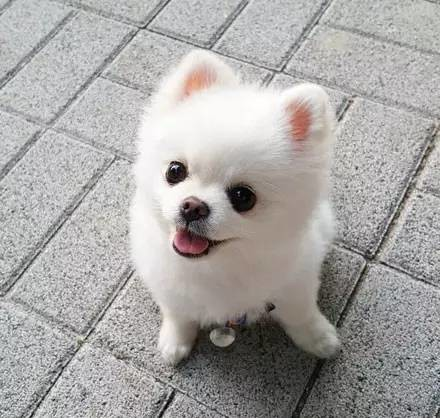
#> input picture image/dogcopy2.jpg, 440 x 418 px; the run also reads 1 picture not shown here
$ python test-026.py
#> lines starting #> are read from the running program, lines starting #| are printed output that depends on the picture
#!/usr/bin/env python
# _*_ coding: utf-8 _*_
# @Time : 2021/1/13 17:46
# @Author : Edison
# @Version：V 0.1
# @File : test-026.py
# @desc :用Python处理图像
print('-' * 20, '用Pillow处理图像', '-' * 20)
from PIL import Image

# 1.读取和显示图像
# 读取图像获取image对象
image = Image.open('./image/dogcopy2.jpg')
#> image is the input picture: PIL image 440x418 RGB; mean R, G, B 168.6, 166.4, 164.8
# 通过image对象的format属性获取图像的格式
print(image.format)  # JPEG
#| JPEG
# 通过image对象的size属性获取图像尺寸
print(image.size)  # (440, 418)
#| (440, 418)
# 通过image对象的mode属性获取图像的模式
print(image.mode)  # RGB
#| RGB
# 通过image对象的show方法显示图像
# image.show()
# 2.剪裁图像
# 通过Image对象的crop方法指定剪裁区域剪裁图像
image.crop((80, 20, 310, 360))
# image.show()
# 3.生成缩略图
# 通过Image对象的thumbnail方法生成指定尺寸的缩略图
image.thumbnail((128, 128))
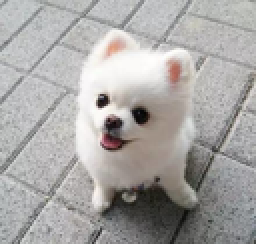
#> image: PIL image 128x122 RGB (shown 2 times larger); mean R, G, B 168.6, 166.4, 164.8
# image.show()
# 4.缩放和黏贴图像
# 读取照片1获得Image对象
dog_image = Image.open('./image/dogcopy.jpg')
# 读取照片2获得Image对象
dog2_image = Image.open('./image/dog2.jpg')
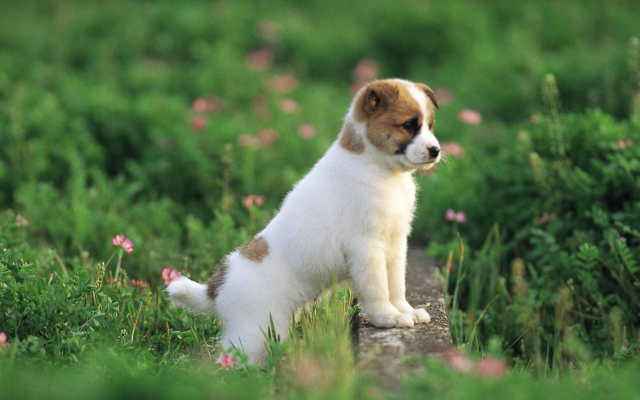
#> input picture image/dog2.jpg, 1280 x 800 px (shown at 1/2 size)
#> dog2_image is the input picture: PIL image 1280x800 RGB; mean R, G, B 88.3, 114.9, 72.5
dog_head = dog_image.crop((0, 0, 440, 418))
width, height = dog_head.size
#> width = 440; height = 418
# 使用Image对象的resize方法修改图像的尺寸
# 使用Image对象的paste方法将吉多的头粘贴到骆昊的照片上
dog2_image.paste(dog_head.resize((int(width / 1.5), int(height / 1.5))), (172, 40))
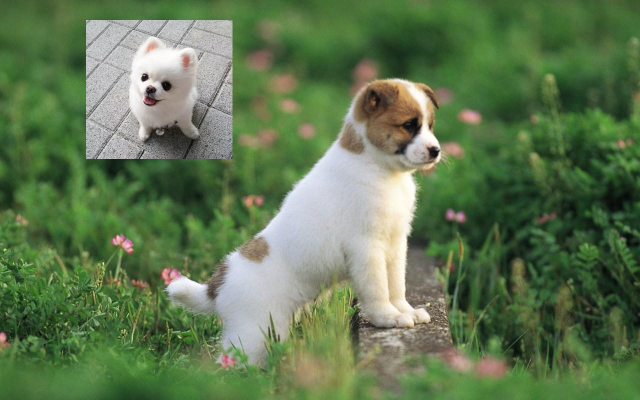
#> dog2_image: PIL image 1280x800 RGB (shown at 1/2 size); mean R, G, B 96.2, 119.6, 81.3
# dog2_image.show()
# 5.旋转和翻转
image2 = Image.open('./image/dog2.jpg')
# 使用Image对象的rotate方法实现图像的旋转
image2.rotate(45)
# image2.show()
# 使用Image对象的transpose方法实现图像翻转
# Image.FLIP_LEFT_RIGHT - 水平翻转
# Image.FLIP_TOP_BOTTOM - 垂直翻转
image2.transpose(Image.FLIP_LEFT_RIGHT)
# image2.show()
# 6.操作像素
for x in range(80, 310):
    for y in range(20, 360):
        # 通过Image对象的putpixel方法修改图像指定像素点
        image2.putpixel((x, y), (128, 128, 128))
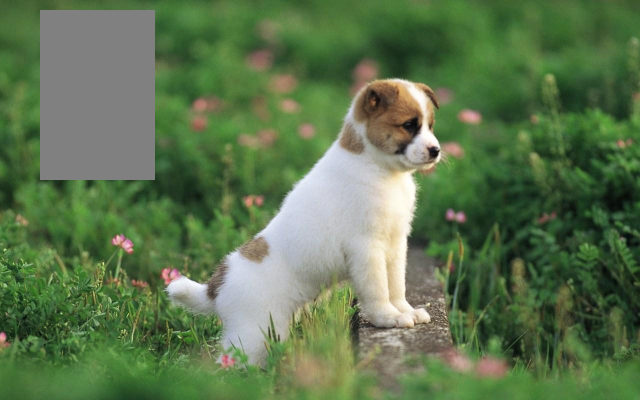
#> image2: PIL image 1280x800 RGB (shown at 1/2 size); mean R, G, B 93.2, 116.9, 78.3
# image2.show()
# 7.滤镜效果
from PIL import ImageFilter

# 使用Image对象的filter方法对图像进行滤镜处理
# ImageFilter模块包含了诸多预设的滤镜也可以自定义滤镜
image3 = Image.open('./image/dog2.jpg')
# image3.filter(ImageFilter.CONTOUR).show()
print('-' * 20, '使用Pillow绘图', '-' * 20)
import random
from PIL import Image, ImageDraw, ImageFont


def random_color():
    """生成随机颜色"""
    red = random.randint(0, 255)
    green = random.randint(0, 255)
    blue = random.randint(0, 255)
    return red, green, blue


width, height = 800, 600
# 创建一个800*600的图像，背景色为白色
image4 = Image.new(mode='RGB', size=(width, height), color=(255, 255, 255))
#> image4: PIL image 800x600 RGB; every value is 255
# 创建一个ImageDraw对象
drawer = ImageDraw.Draw(image4)
# 通过指定字体和大小获得ImageFont对象
font = ImageFont.truetype('./fonts/Deng.ttf',32)
# 通过ImageDraw对象的text方法绘制文字
drawer.text((300, 50), 'Hello,World!', fill=(255, 0, 0), font=font)
# 通过ImageDraw对象的line方法绘制两条对角直线
drawer.line((0, 0, width, height), fill=(0, 0, 255), width=2)
drawer.line((width, 0, 0, height), fill=(0, 0, 255), width=2)
xy = width // 2 - 60, height // 2 - 60, width // 2 + 60, height // 2 + 60
# 通过ImageDraw对象的rectangle方法绘制矩形
drawer.rectangle(xy, outline=(255, 0, 0), width=2)
# 通过ImageDraw对象的ellipse方法绘制椭圆
for i in range(4):
    left, top, right, bottom = 150 + i * 120, 220, 310 + i * 120, 380
    drawer.ellipse((left, top, right, bottom), outline=random_color(), width=8)
# 显示图像
image4.show()
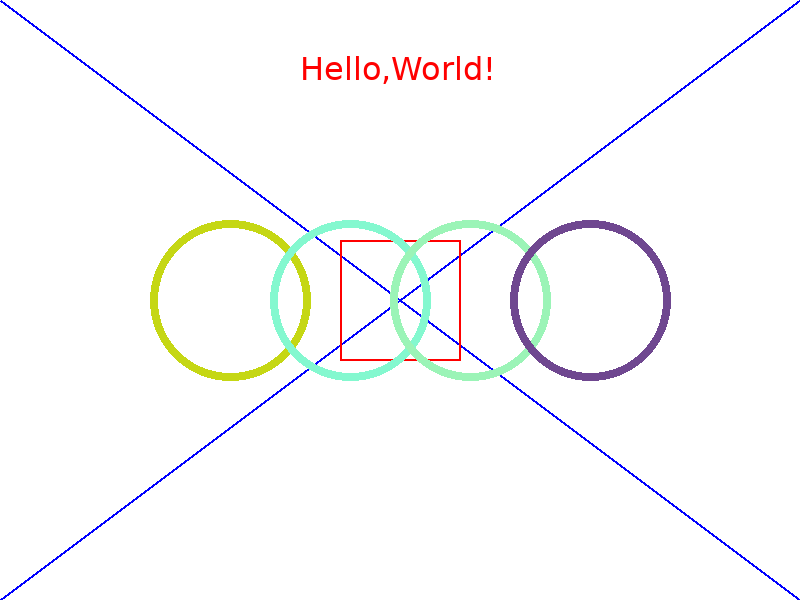
#> shown: PIL image 800x600 RGB; mean R, G, B 249.7, 249.9, 250.2
# 保存图像
image4.save('./image/result.png')
